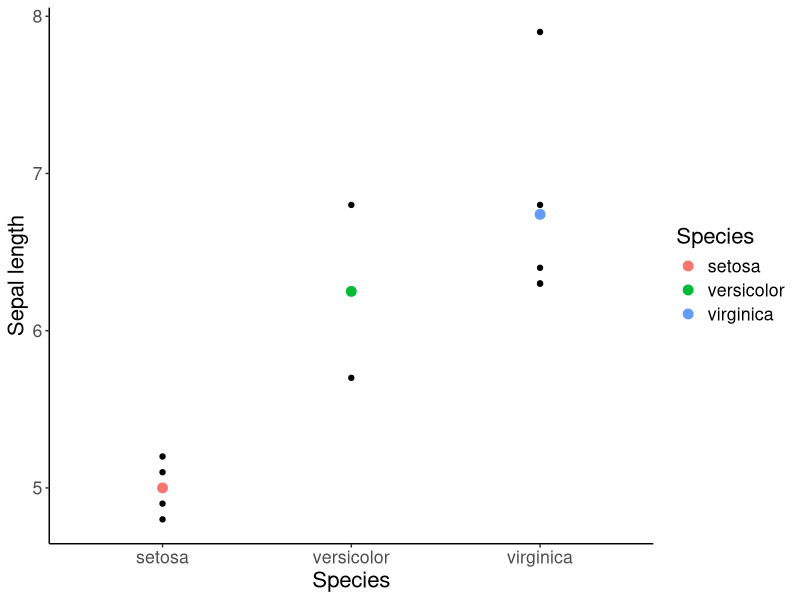
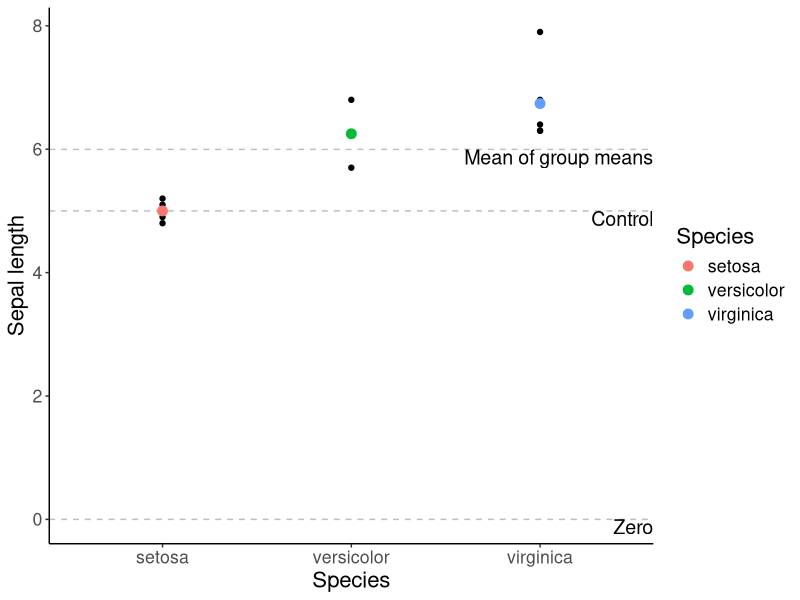

Generate these figures, in order, with R:
## ---- chunk 1
library(ggplot2)
library(plyr)
font.size <- 16
## ---- chunk 2
iris.sub <- iris[sample(x = 1:nrow(iris), size = 12), ]
model.matrix( ~ -1 + iris.sub$Species)
iris.means <- ddply(iris.sub, .(Species), summarise, Sepal.Length = mean(Sepal.Length))
## ---- chunk 3
dummy <- summary(lm(iris.sub$Sepal.Length ~ -1 + iris.sub$Species))
dummy$coefficients
iris.fig <- ggplot(iris.sub, aes(x = Species, y = Sepal.Length)) + geom_point() +
  geom_point(data = iris.means, aes(x = Species, y = Sepal.Length, col = Species), size = 3) + 
  labs(y = "Sepal length") + theme_classic() + theme(text = element_text(size = font.size))
iris.fig
## ---- chunk 4
contrasts(iris.sub$Species) <- "contr.treatment"
model.matrix(~ iris.sub$Species)
## ---- chunk 5
treatment <- summary(lm(iris.sub$Sepal.Length ~ iris.sub$Species))
treatment$coefficients
## ---- chunk 6
contrasts(iris.sub$Species) <- "contr.helmert"
model.matrix(~ iris.sub$Species)
## ---- chunk 7
helmert <- summary(lm(iris.sub$Sepal.Length ~ iris.sub$Species))
helmert$coefficients
## ---- chunk 8
contrasts(iris.sub$Species) <- "contr.sum"
model.matrix(~ iris.sub$Species)
## ---- chunk 9
sumtozero <- summary(lm(iris.sub$Sepal.Length ~ iris.sub$Species))
sumtozero$coefficients
## ---- chunk 10
baselines <- data.frame(Baseline = c("Mean of group means", "Control", "Zero"), Value = c(mean(iris.means$Sepal.Length), iris.means$Sepal.Length[1], 0))
iris.fig.baselines <- ggplot(iris.sub, aes(x = Species, y = Sepal.Length)) + geom_point() +
  geom_hline(data = baselines, aes(yintercept = Value), col = "gray", linetype = "dashed") +
  geom_text(data = baselines, aes(label = Baseline, x = Inf, y = Value), hjust = 1.0, vjust = 1.0, size = 5) +
  geom_point(data = iris.means, aes(x = Species, y = Sepal.Length, col = Species), size = 3) + 
  labs(y = "Sepal length") + theme_classic() + theme(text = element_text(size = font.size))
iris.fig.baselines
